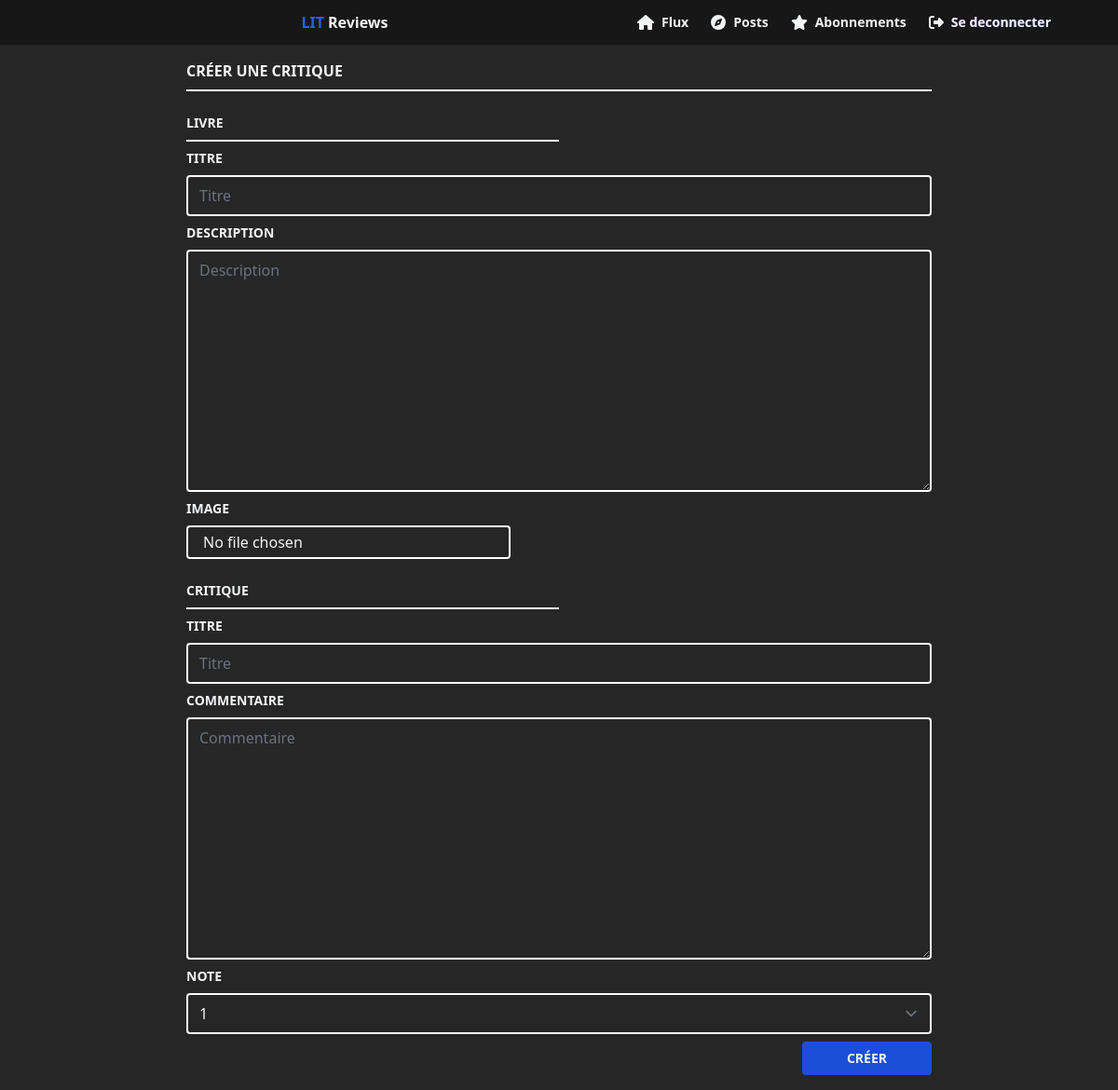
Page /create_review/ticket/11 (signed in) on the earlier database version.
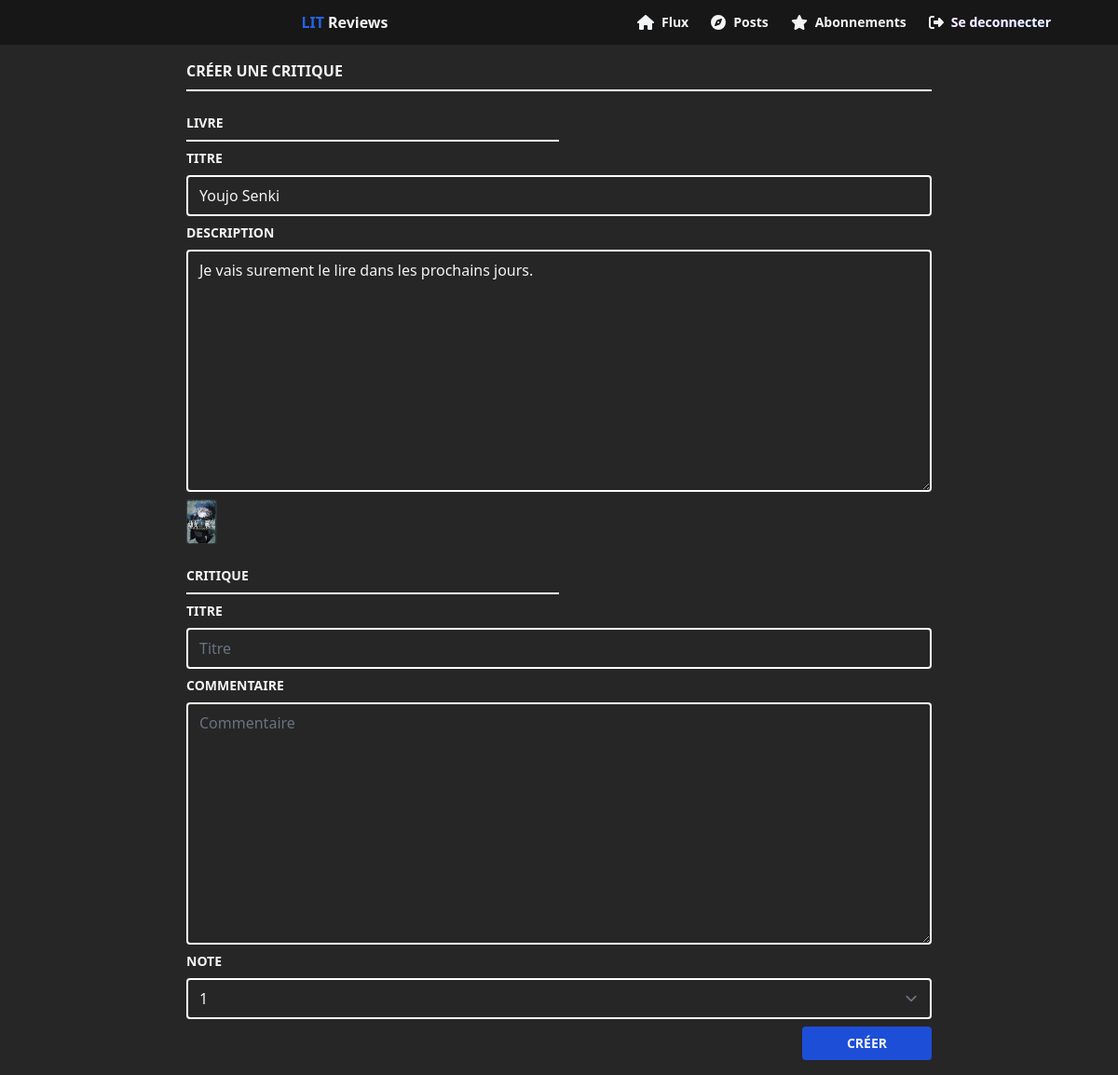
Same page on the later database version.
### reviews/models/Ticket.py (models this page shows)
class Ticket(models.Model):
    title = models.CharField(max_length=128)
    description = models.TextField(max_length=2048)
    user = models.ForeignKey(
        to=settings.AUTH_USER_MODEL, on_delete=models.CASCADE, blank=True)
    image = models.ImageField(upload_to='images/', null=True, blank=True)
    time_created = models.DateTimeField(auto_now_add=True)

### reviews/views/create_review.py (the view, shortened to what this page needs)
# urls.py: path('create_review', views.create_review_view, name='create_review'),
@login_required(login_url='/login')
def create_review_view(request, ticket_id=None, review_id=None):
    template = 'create_review.html'
    context = {}
    ticket = None
    if Ticket.objects.filter(id=ticket_id).exists():
        ticket = Ticket.objects.get(id=ticket_id)
        context['ticket'] = ticket
    return render(request, template, context)

### reviews/templates/create_review.html (shortened to what this page needs)
{% extends '_base.html' %} {% block content %} {% include '_navbar.html' %}
<div class="flex flex-col w-3/4 py-4 mx-auto md:w-2/3 gap-y-4">
  <div class="flex flex-col w-full gap-y-2">
    <h3 class="font-semibold uppercase">Créer une critique</h3>
    <div class="h-0.5 bg-white w-full"></div>
    <form
      method="post"
      class="flex flex-col gap-y-2"
      enctype="multipart/form-data"
    >
      <h3 class="mt-4 text-sm font-semibold uppercase">Livre</h3>
      <div class="h-0.5 bg-white w-1/2"></div>
      <label for="title" class="text-sm font-semibold uppercase">Titre</label>
      <input
        type="text"
        name="title"
        id="title"
        placeholder="Titre"
        required
        {% if ticket %}
        disabled
        {% endif %}
        value="{{ticket.title}}"
        class="w-full transition-all duration-300 bg-transparent border-2 border-white rounded hover:border-purple-500 focus:ring-0 focus:border-white peer"
      />
      <label for="description" class="text-sm font-semibold uppercase"
        >Description</label
      >
      <textarea
        name="description"
        id="description"
        cols="30"
        rows="10"
        required
        placeholder="Description"
        {% if ticket %}
        disabled
        {% endif %}
        class="w-full transition-all duration-300 bg-transparent border-2 border-white rounded hover:border-purple-500 focus:ring-0 focus:border-white peer"
      >
{{ticket.description}}</textarea
      >
      {% if not ticket %}
      <label for="image" class="text-sm font-semibold uppercase">Image</label>
      <input
        type="file"
        name="image"
        id="image"
        accept="image/*"
        class="px-4 py-1 transition-all duration-300 bg-transparent border-2 border-white rounded cursor-pointer disabled:cursor-default file:hidden w-min hover:border-purple-500 focus:ring-0 focus:border-white peer"
      />
      {% else %}
        <img src="{{ticket.image.url}}" class="object-contain h-12 w-min"/>
      {% endif %}
      <h3 class="mt-4 text-sm font-semibold uppercase">Critique</h3>
      <div class="h-0.5 bg-white w-1/2"></div>
      <label for="headline" class="text-sm font-semibold uppercase">Titre</label>
      <input
        type="text"
        name="headline"
        id="headline"
        placeholder="Titre"
        required
        value="{{review.headline}}"
        class="w-full transition-all duration-300 bg-transparent border-2 border-white rounded hover:border-purple-500 focus:ring-0 focus:border-white peer"
      />
      <label for="body" class="text-sm font-semibold uppercase"
        >Commentaire</label
      >
      <textarea
        name="body"
        id="body"
        cols="30"
        rows="10"
        required
        placeholder="Commentaire"
        class="w-full transition-all duration-300 bg-transparent border-2 border-white rounded hover:border-purple-500 focus:ring-0 focus:border-white peer"
      >{{review.body}}</textarea>
        <label for="rating" class="text-sm font-semibold uppercase">Note</label>
        <select
          name="rating"
          id="rating"
          required
          class="w-full transition-all duration-300 bg-transparent border-2 border-white rounded hover:border-purple-500 focus:ring-0 focus:border-white peer">
            <option {% if review.rating == 1 %}selected{% endif %} value="1">1</option>
        </select>
      <button
        class="flex items-center justify-center px-12 py-2 ml-auto text-sm font-semibold text-center uppercase transition-all duration-300 bg-blue-700 rounded w-max hover:bg-blue-500"
      >
        {% if review %}Editer{%else%}Créer{% endif %}
      </button>
    </form>
  </div>
</div>
{% endblock content %}

Differences in the rows shown:
added Ticket: title "Youjo Senki", description "Je vais surement le lire dans les prochains jours.", image (picture)
Other differences:
text no longer shown: "IMAGE"
